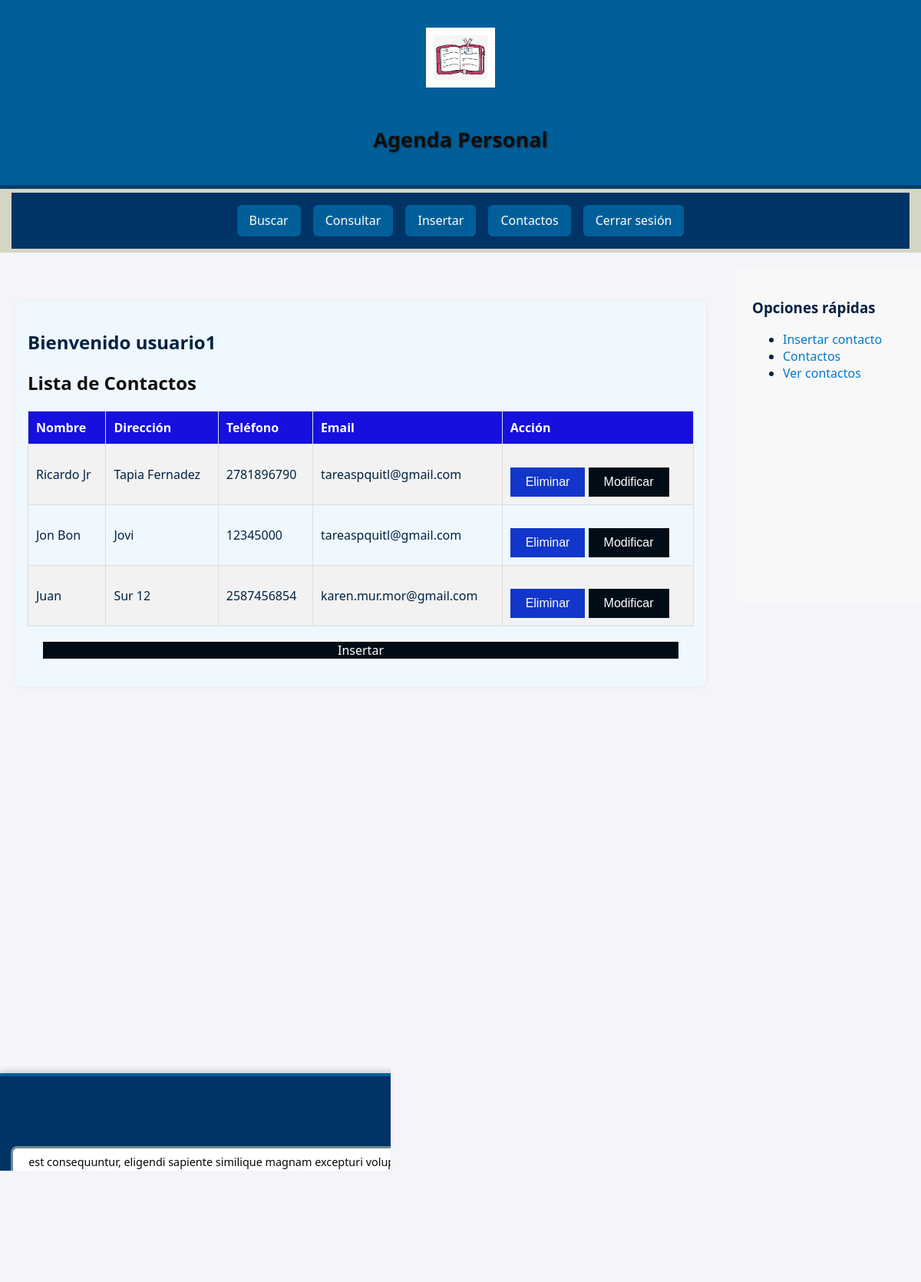
/eliminar.php (signed in), run on the app's committed database.
### tables this page shows
CREATE TABLE `contactos` (
  `id` int(11) NOT NULL,
  `nombre` varchar(40) NOT NULL,
  `direccion` varchar(40) NOT NULL,
  `telefono` varchar(40) NOT NULL,
  `email` varchar(40) NOT NULL,
  `id_usuario` int(11) NOT NULL
);

### eliminar.php (the view, shortened to what this page needs)
<?php
$sNom = "";
$sTipo = "";
$id_usuario = 0;
if (isset($_SESSION["usuario"]) && isset($_SESSION["tipo"]) && isset($_SESSION["id_usuario"])) {
    $sNom = $_SESSION["usuario"];
    $sTipo = $_SESSION["tipo"];
    $id_usuario = $_SESSION["id_usuario"];
} else {
    $sErr = "Debe estar firmado";
}
$conexion = new mysqli("localhost", "root", "", "agenda1");
if ($sTipo === 'admin') {
    $sql = "SELECT * FROM contactos";
    $stmt = $conexion->prepare($sql);
} else {
    $sql = "SELECT * FROM contactos WHERE id_usuario = ?";
    $stmt = $conexion->prepare($sql);
    $stmt->bind_param("i", $id_usuario);
}
$stmt->execute();
$contactos = $stmt->get_result();
?>
<!DOCTYPE html>
<html lang="es">
<head>
</head>
<body>
<?php include_once("menu.php"); ?>
<br><br>
<section class="container1">
    <h1>Bienvenido <?php echo htmlspecialchars($sNom); ?></h1>
    <h2>Lista de Contactos</h2>
    <table class="tabla-contactos" border="1">
        <tr>
            <th>Nombre</th>
            <th>Dirección</th>
            <th>Teléfono</th>
            <th>Email</th>
            <th>Acción</th>
        </tr>
        <?php while ($row = $contactos->fetch_assoc()): ?>
            <tr>
                <td><?php echo htmlspecialchars($row["nombre"]); ?></td>
                <td><?php echo htmlspecialchars($row["direccion"]); ?></td>
                <td><?php echo htmlspecialchars($row["telefono"]); ?></td>
                <td><?php echo htmlspecialchars($row["email"]); ?></td>
                <td>
                    <button onclick="confirmarEliminacion(
                        <?php echo $row['id']; ?>,
                        '<?php echo addslashes($row['nombre']); ?>',
                        '<?php echo addslashes($row['direccion']); ?>',
                        '<?php echo addslashes($row['telefono']); ?>',
                        '<?php echo addslashes($row['email']); ?>'
                    )">Eliminar</button>
                    <a href="modificar.php?
                        id=<?= urlencode($row['id']) ?>
                        &nombre=<?= urlencode($row['nombre']) ?>
                         &direccion=<?= urlencode($row['direccion']) ?>
                        &telefono=<?= urlencode($row['telefono']) ?>
                        &email=<?= urlencode($row['email']) ?>"
                        style="text-decoration: none;">
                        <button style="background-color:rgb(0, 13, 23); color: white;">Modificar</button>
                        </a>
                </td>
            </tr>
        <?php endwhile; ?>
    </table>
    <div align="center" style="margin: 20px;">
    <a class="menu" href="insertar.php" style="background-color:rgb(0, 13, 23); color: white;">Insertar</a>
    </div>
        </section>
<br><br>
</body>
</html>

### css/sty.css (style rules this page uses)
a:link { color: #007acc; text-decoration: none; transition: color 0.3s ease; }
a.menu { display: block; }
img.logo { width:70px; height:70px; }
p { margin-bottom: 0.06em; padding: 0.5em; border: medium inset #add8e6; border-radius: 8px; background-color: #ffffff; box-shadow: 0 0 5px rgba(0, 0, 0, 0.05); }
body { font-family: 'Segoe UI', Verdana, Helvetica, Arial, "Times New Roman", sans-serif; color: #002244; background-image: url("ruta/a/tu/imagen.jpg"); background-size: cover; background-position: center; background-repeat: no-repeat; min-height: 100vh; margin: 0; padding: 0; }
img, video, canvas { max-width: 100%; display: block; }
header { padding: 1em; color: #ffffff; font-weight: bold; font-size: large; background-color: #005f99; text-align: center; text-transform: capitalize; text-shadow: 1px 1px 3px rgba(0, 0, 0, 0.4); border-bottom: 5px solid #003f66; display: flex; flex-direction: column; align-items: center; justify-content: center; }
img.logo { height: auto; margin-bottom: 0.5em; }
#titPral { display: inline; vertical-align: 90%; }
.contenedor { display: flex; flex-wrap: wrap; justify-content: space-between; align-items: flex-start; }
section { width: 75%; min-height: 30em; margin: 20px; padding: 1em; background-color: #f0f8ff; border-radius: 8px; box-shadow: 1px 1px 6px rgba(0, 0, 0, 0.05); text-transform: none; box-sizing: border-box; }
.sidebar, aside { width: 25%; padding: 10px; background-color: rgb(44, 119, 209); box-sizing: border-box; }
aside { float: right; height: 435px; margin: 20px -10px 20px 0; background: rgb(251, 251, 249); }
footer { clear: both; text-align: center; background: #ccc; width: 100%; background-color: #003366; color: #ffffff; padding: 2em 1em; font-size: 0.9em; border-top: 4px solid #005f99; box-shadow: 0 -2px 8px rgba(0, 0, 0, 0.2); margin-top: 440px; }
footer h2 { font-size: 1.3em; margin-bottom: 0.5em; color: #66ccff; }
footer .nosotros, footer .menu-navegacion { flex: 1 1 300px; }
footer p { margin-top: 1.5em; line-height: 1.5; color: #060606; }
footer .copyright { text-align: center; margin-top: 2em; font-size: 0.8em; color: #cccccc; border-top: 1px solid #444; padding-top: 1em; }
.sidebar { width: 250px; background-color: #f0f0f0; padding: 20px; }
.sidebar { width: 250px; padding: 20px; background-color: #f8f8f8; }

### eliminar.php (style rules this page uses)
body { font-family: Arial, sans-serif; background-color: #f4f4f9; color: #333; margin: 0; padding: 20px; }
table { width: 100%; border-collapse: collapse; margin-top: 20px; }
td, th { padding: 10px; text-align: left; border: 1px solid #ddd; }
th { background-color:rgb(22, 15, 221); color: white; font-weight: bold; }
tr:nth-child(even) { background-color: #f2f2f2; }
h2 { color:rgb(15, 15, 15); }
button { background-color:rgb(17, 54, 201); color: white; padding: 10px 20px; border: none; cursor: pointer; margin-top: 20px; font-size: 16px; }

### data on the page
contactos: nombre "Ricardo Jr", direccion "Tapia Fernadez", telefono "2781896790", email "tareaspquitl@gmail.com"
contactos: nombre "Jon Bon", direccion "Jovi", telefono "12345000", email "tareaspquitl@gmail.com"
contactos: nombre "Juan", direccion "Sur 12", telefono "2587456854", email "karen.mur.mor@gmail.com"

### other printed values
$sNom "usuario1"
